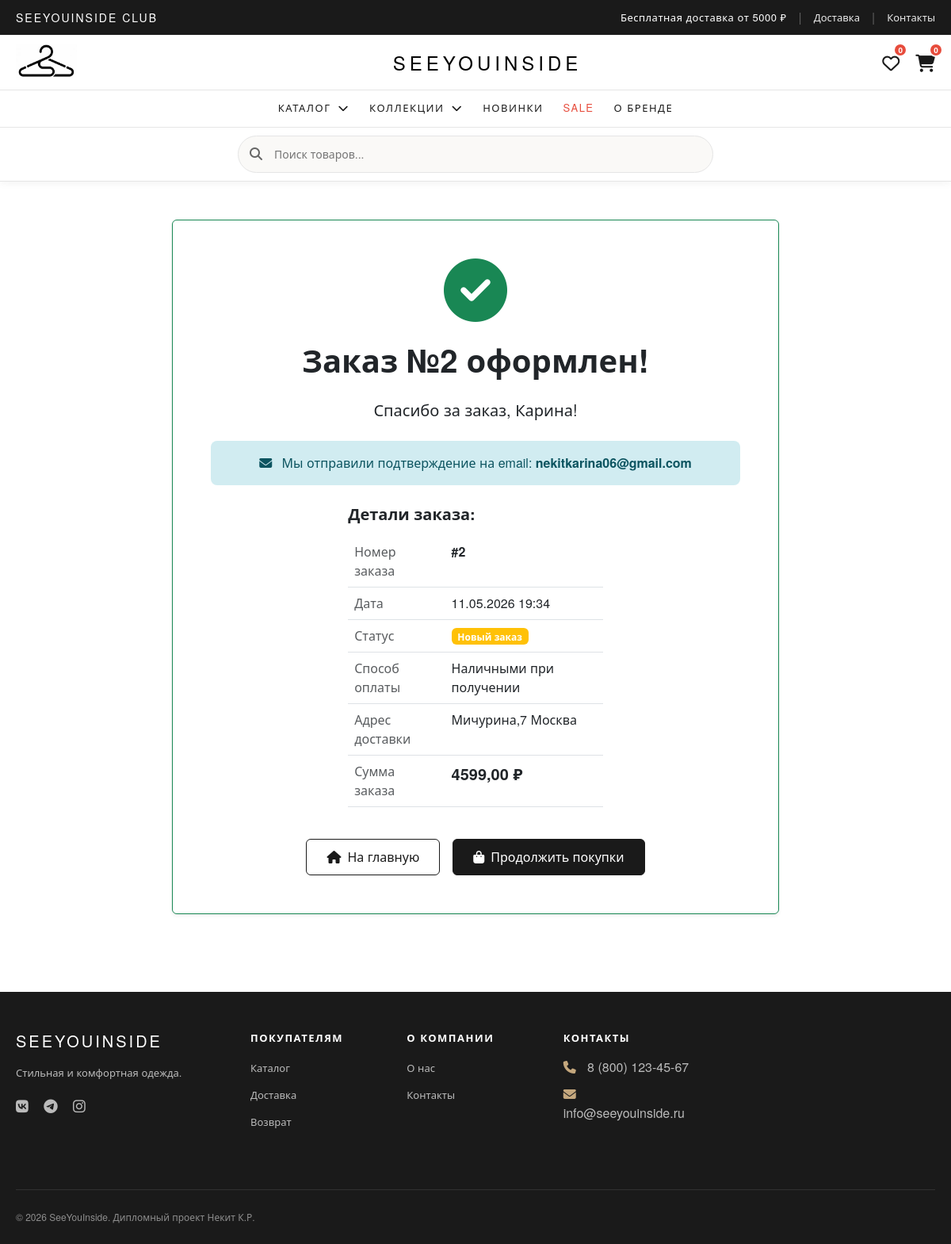
The app's page /order/success/2/ with its own data.
### shop/models.py (models this page shows, shortened)
class Order(models.Model):
    STATUS_CHOICES = (
        ('new', 'Новый заказ'),
        ('processing', 'В обработке'),
        ('shipped', 'Отправлен'),
        ('delivered', 'Доставлен'),
        ('cancelled', 'Отменен'),
    )
    PAYMENT_CHOICES = (
        ('cash', 'Наличными при получении'),
        ('card_courier', 'Картой курьеру'),
        ('card_online', 'Картой онлайн'),
    )
    user = models.ForeignKey(User, on_delete=models.SET_NULL, null=True, blank=True, related_name='orders', verbose_name="Пользователь")
    first_name = models.CharField(max_length=50, verbose_name="Имя")
    last_name = models.CharField(max_length=50, verbose_name="Фамилия")
    email = models.EmailField(verbose_name="Email")
    phone = models.CharField(max_length=20, verbose_name="Телефон")
    address = models.TextField(verbose_name="Адрес доставки")
    comment = models.TextField(blank=True, null=True, verbose_name="Комментарий к заказу")
    payment_method = models.CharField(max_length=20, choices=PAYMENT_CHOICES, default='cash', verbose_name="Способ оплаты")
    created_at = models.DateTimeField(auto_now_add=True, verbose_name="Дата создания")
    updated_at = models.DateTimeField(auto_now=True, verbose_name="Дата обновления")
    status = models.CharField(max_length=20, choices=STATUS_CHOICES, default='new', verbose_name="Статус заказа")
    total_price = models.DecimalField(max_digits=10, decimal_places=2, default=0, verbose_name="Итоговая сумма")
    class Meta:
        verbose_name = "Заказ"
        verbose_name_plural = "Заказы"
        ordering = ['-created_at']

### shop/views.py (the view)
# urls.py: path('order/success/<int:order_id>/', views.order_success, name='order_success'),
def order_success(request, order_id):
    order = get_object_or_404(Order.objects.prefetch_related('items__product'), id=order_id)
    return render(request, 'shop/success.html', {'order': order, 'page_title': f'Заказ №{order.id} | SeeYouInside'})

### shop/templates/shop/success.html (shortened to what this page needs)
{% extends 'base.html' %}
{% block content %}
<div class="container py-5">
    <div class="row justify-content-center">
        <div class="col-lg-8 text-center">
            <div class="card shadow-sm border-success">
                <div class="card-body p-5">
                    <i class="fas fa-check-circle fa-5x text-success mb-4"></i>
                    <h1 class="fw-bold mb-4">Заказ №{{ order.id }} оформлен!</h1>
                    <p class="lead mb-4">
                        Спасибо за заказ, {{ order.first_name }}!
                    </p>
                    <div class="alert alert-info mb-4">
                        <i class="fas fa-envelope me-2"></i>
                        Мы отправили подтверждение на email: <strong>{{ order.email }}</strong>
                    </div>
                    <div class="row text-start mb-4">
                        <div class="col-md-6 mx-auto">
                            <h5 class="fw-bold mb-3">Детали заказа:</h5>
                            <table class="table">
                                <tr>
                                    <td class="text-muted">Номер заказа</td>
                                    <td class="fw-bold">#{{ order.id }}</td>
                                </tr>
                                <tr>
                                    <td class="text-muted">Дата</td>
                                    <td>{{ order.created_at|date:"d.m.Y H:i" }}</td>
                                </tr>
                                <tr>
                                    <td class="text-muted">Статус</td>
                                    <td><span class="badge bg-warning">{{ order.get_status_display }}</span></td>
                                </tr>
                                <tr>
                                    <td class="text-muted">Способ оплаты</td>
                                    <td>{{ order.get_payment_method_display }}</td>
                                </tr>
                                <tr>
                                    <td class="text-muted">Адрес доставки</td>
                                    <td>{{ order.address }}</td>
                                </tr>
                                <tr>
                                    <td class="text-muted">Сумма заказа</td>
                                    <td class="fw-bold fs-5">{{ order.total_price }} ₽</td>
                                </tr>
                            </table>
                        </div>
                    </div>
                    <div class="d-flex justify-content-center gap-3">
                        <a href="{% url 'shop:index' %}" class="btn btn-outline-dark">
                            <i class="fas fa-home me-2"></i>На главную
                        </a>
                        <a href="{% url 'shop:catalog' %}" class="btn btn-primary">
                            <i class="fas fa-shopping-bag me-2"></i>Продолжить покупки
                        </a>
                    </div>
                </div>
            </div>
        </div>
    </div>
</div>
{% endblock %}

### static/css/style.css (style rules this page uses)
:root { --primary-color: #1a1a1a; --secondary-color: #e74c3c; --accent-color: #c4a77d; --light-bg: #faf9f7; --dark-text: #1a1a1a; --gray-text: #666; --border-color: #e5e5e5; --transition: all 0.3s ease; --header-transition: all 0.35s cubic-bezier(0.4, 0, 0.2, 1); }
* { margin: 0; padding: 0; box-sizing: border-box; }
body { font-family: 'Helvetica Neue', 'Segoe UI', Arial, sans-serif; color: var(--dark-text); background-color: #ffffff; line-height: 1.5; }
.container { max-width: 1400px; margin: 0 auto; padding: 0 20px; }
.btn { padding: 10px 25px; border-radius: 6px; font-weight: 500; transition: var(--transition); }
.btn-primary { background-color: var(--primary-color); border-color: var(--primary-color); }
.btn-outline-dark { color: var(--dark-text); border-color: var(--dark-text); }
.alert { border-radius: 8px; border: none; animation: slideDown 0.3s ease; }
.alert-info { background-color: #d1ecf1; color: #0c5460; }

### records on screen
Order: id "2", first_name "Карина", email "nekitkarina06@gmail.com", created_at "11.05.2026 19:34", status "Новый заказ", payment_method "Наличными при получении", address "Мичурина,7 Москва", total_price "4599,00"

### other values on screen
{{ wishlist_count|default:0 }} "0"
{{ cart_count|default:0 }} "0"
